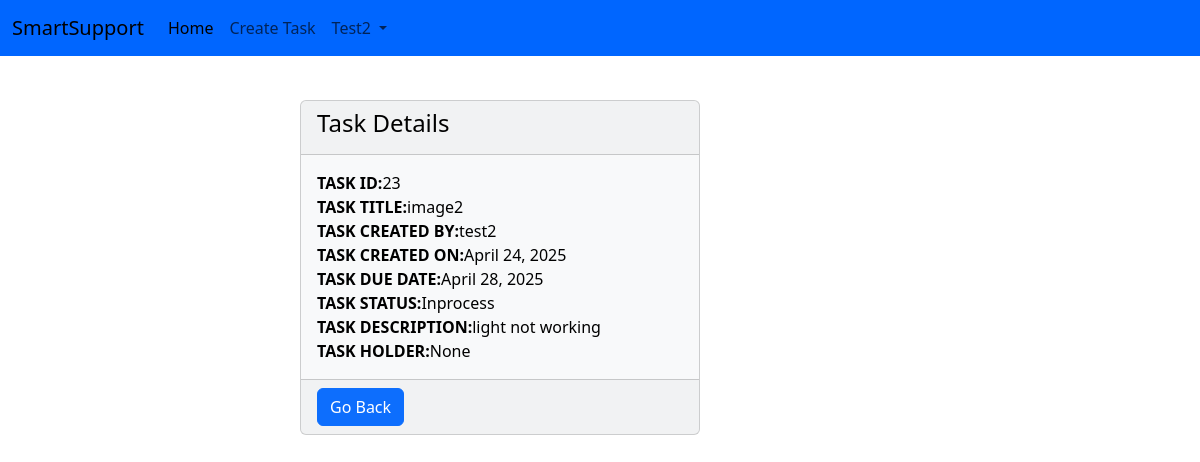
/taskinfo/23 (signed in), run on an earlier commit of the app's database.
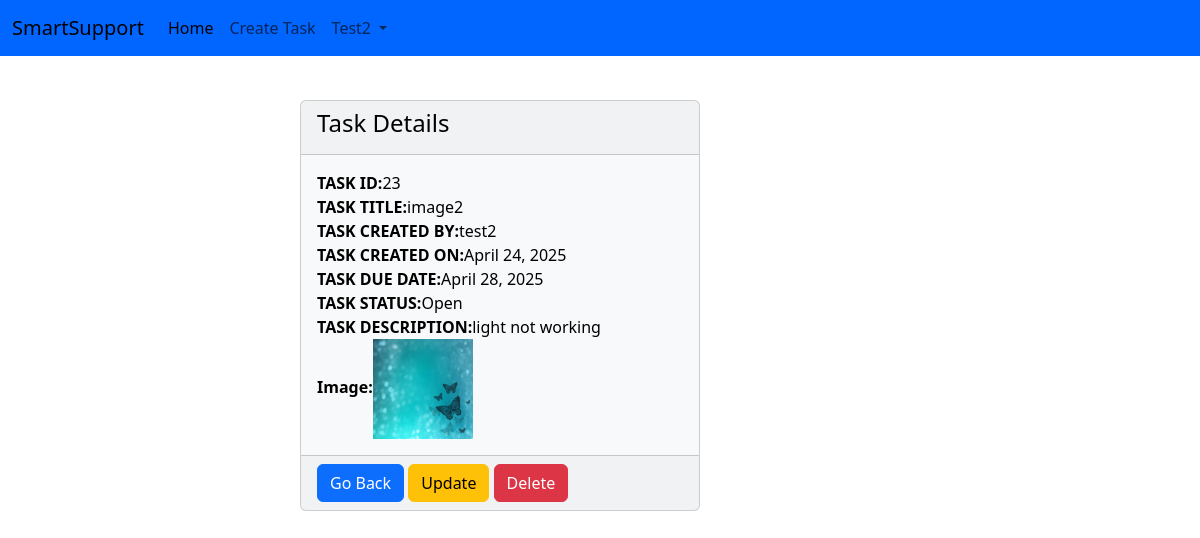
And on a later commit of the database.
### myapp/models.py (models this page shows)
class TaskDetail(models.Model):
    TASK_TITLE=models.CharField(max_length=100)
    TASK_CREATED=models.ForeignKey(User,related_name='CREATED_BY',on_delete=models.CASCADE,null=True)
    TASK_CLOSED=models.ForeignKey(User,related_name='CLOSED_BY',on_delete=models.CASCADE,null=True)
    TASK_CREATED_ON=models.DateField(auto_now_add=True,null=True)
    TASK_CLOSED_ON=models.DateField(null=True)
    TASK_DUE_DATE=models.DateField()
    TASK_DESCRIPTION=models.CharField(max_length=300)
    choice=[('Open','Open'),('Inprocess','Inprocess'),('Closed','Closed'),('Reopen','Reopen'),('Expired','Expired'),('Resolved','Resolved')]
    TASK_STATUS=models.CharField(max_length=100,choices=choice,default='Open')
    TASK_HOLDER=models.CharField(max_length=100,null=True)
    profile_image= models.ImageField(null=True,blank=True,upload_to="image/")

### myapp/views.py (the view)
# urls.py: path('taskinfo/<int:pk>', views.TaskInfo,name='taskinfo'),
def TaskInfo(request,pk):
    if request.user.is_authenticated:
        taskinfos=TaskDetail.objects.get(id=pk)
        return render(request,'TaskInfo.html',{'taskinfos':taskinfos})
    else:
       messages.success(request,"You must have to login to See Task!")
       return redirect('login')

### myapp/TEMPLATES/TaskInfo.html (shortened to what this page needs)
{% extends 'Base.html'%}
{% block content %}
<div class="col-5 offset-3">
    <br>
    <div class="card text-bg-light mb-3" style="max-width: 25rem;">
        <div class="card-header">
            <h4>Task Details</h4>
        </div>
        <div class="card-body">
            {% if taskinfos.TASK_STATUS == 'Open'%}
            <strong>TASK ID:</strong>{{taskinfos.id}} <br>
            <strong>TASK TITLE:</strong>{{taskinfos.TASK_TITLE}} <br>
            <strong>TASK CREATED BY:</strong>{{taskinfos.TASK_CREATED}} <br>
            <strong>TASK CREATED ON:</strong>{{taskinfos.TASK_CREATED_ON}} <br>
            <strong>TASK DUE DATE:</strong>{{taskinfos.TASK_DUE_DATE}} <br>
            <strong>TASK STATUS:</strong>{{taskinfos.TASK_STATUS}} <br>
            <strong>TASK DESCRIPTION:</strong>{{taskinfos.TASK_DESCRIPTION}} <br>
            <strong>Image:</strong><img src="{{taskinfos.profile_image.url}} " alt="Image_lost" width="100"><br>
            {% elif taskinfos.TASK_STATUS == 'Inprocess' %}
            <strong>TASK ID:</strong>{{taskinfos.id}} <br>
            <strong>TASK TITLE:</strong>{{taskinfos.TASK_TITLE}} <br>
            <strong>TASK CREATED BY:</strong>{{taskinfos.TASK_CREATED}} <br>
            <strong>TASK CREATED ON:</strong>{{taskinfos.TASK_CREATED_ON}} <br>
            <strong>TASK DUE DATE:</strong>{{taskinfos.TASK_DUE_DATE}} <br>
            <strong>TASK STATUS:</strong>{{taskinfos.TASK_STATUS}} <br>
            <strong>TASK DESCRIPTION:</strong>{{taskinfos.TASK_DESCRIPTION}} <br>
            <strong>TASK HOLDER:</strong>{{taskinfos.TASK_HOLDER}} <br>
            {% endif %}
        </div>
        <div class="card-footer text-body-secondary">
            {% if taskinfos.TASK_STATUS == 'Open' and taskinfos.TASK_CREATED == request.user %}
            <a href="{% url 'base'%}" class="btn btn-primary">Go Back</a>
            <a href="{% url 'updatetask' taskinfos.id %}" class="btn btn-warning">Update</a>
            <a href="{% url 'deletetask' taskinfos.id %}" class="btn btn-danger">Delete</a>
            {% elif taskinfos.TASK_STATUS == 'Closed' and taskinfos.TASK_CREATED == request.user %}
            <a href="{% url 'base'%}" class="btn btn-primary">Go Back</a>
            <a href="{% url 'resolvedtask' taskinfos.id %}" class="btn btn-warning">Resolved</a>
            <a href="{% url 'reopentask' taskinfos.id %}" class="btn btn-danger"> Reopen </a>
            {% elif taskinfos.TASK_STATUS == 'Inprocess' %}
            <a href="{% url 'base'%}" class="btn btn-primary">Go Back</a>
            {%elif taskinfos.TASK_STATUS == 'Reopen' %}
            <a href="{% url 'base'%}" class="btn btn-primary">Go Back</a>
            {%elif taskinfos.TASK_STATUS == 'Resolved' %}
            <a href="{% url 'base'%}" class="btn btn-primary">Go Back</a>
            {% elif taskinfos.TASK_STATUS == 'Closed'%}
            <a href="{% url 'base'%}" class="btn btn-primary">Go Back</a>
            {% elif request.user.is_superuser %}
            <a href="{% url 'base'%}" class="btn btn-primary">Go Back</a>
            {% else %}
            <a href="{% url 'base'%}" class="btn btn-primary">Go Back</a>
            {% endif%}
        </div>
    </div>
</div>
{% endblock content %}

What changed in the data, as far as the page shows it:
changed TaskDetail "image2": profile_image: picture added; TASK_STATUS "Inprocess" → "Open"; TASK_HOLDER "None" → (not shown)
Also different on the page:
text no longer shown: "TASK HOLDER:"
text now shown: "Image: Update Delete"
